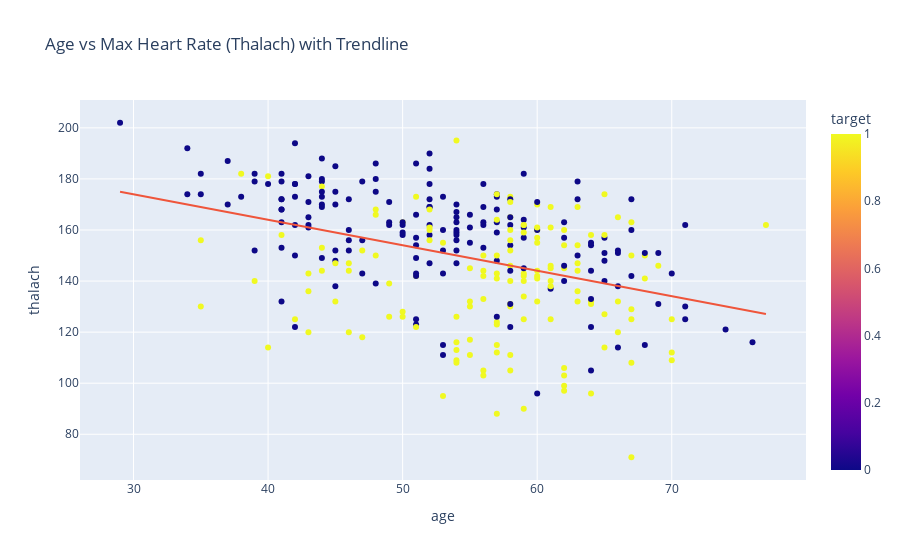

This figure's notebook cell:
### Markdown cell above
pairplot substitute :  relationship between age and max heart rate

### Code cell
%pip install statsmodels

import plotly.express as px

fig = px.scatter(
    df,
    x="age",
    y="thalach",
    color="target",
    trendline="ols",
    color_discrete_sequence=["#f72585", "#3a0ca3"],
    title="Age vs Max Heart Rate (Thalach) with Trendline"
)
fig.update_layout(legend_title_text="Target (0=No, 1=Yes)")
fig

### Figure 1 — Plotly figure (JSON) as saved in the notebook; plotly's stock layout.template omitted (floating-point values rounded to 4 significant figures; data arrays with more than 128 entries replaced by an {"elided": "..."} marker saying what was removed)
{"data": [{"hovertemplate": "age=%{x}<br>thalach=%{y}<br>target=%{marker.color}<extra></extra>", "legendgroup": "", "marker": {"color": {"elided": "303 int values"}, "coloraxis": "coloraxis", "symbol": "circle"}, "mode": "markers", "name": "", "orientation": "v", "showlegend": false, "type": "scatter", "x": {"elided": "303 float values"}, "xaxis": "x", "y": {"elided": "303 float values"}, "yaxis": "y"}, {"hovertemplate": "<b>OLS trendline</b><br>thalach = -0.996642 * age + 203.863<br>R<sup>2</sup>=0.155083<br><br>age=%{x}<br>thalach=%{y} <b>(trend)</b><extra></extra>", "legendgroup": "", "marker": {"symbol": "circle"}, "mode": "lines", "name": "", "showlegend": false, "type": "scatter", "x": {"elided": "303 float values"}, "xaxis": "x", "y": {"elided": "303 float values"}, "yaxis": "y"}], "layout": {"coloraxis": {"colorbar": {"title": {"text": "target"}}, "colorscale": [[0, "#0d0887"], [0.1111, "#46039f"], [0.2222, "#7201a8"], [0.3333, "#9c179e"], [0.4444, "#bd3786"], [0.5556, "#d8576b"], [0.6667, "#ed7953"], [0.7778, "#fb9f3a"], [0.8889, "#fdca26"], [1, "#f0f921"]]}, "legend": {"title": {"text": "Target (0=No, 1=Yes)"}, "tracegroupgap": 0}, "title": {"text": "Age vs Max Heart Rate (Thalach) with Trendline"}, "xaxis": {"anchor": "y", "domain": [0, 1], "title": {"text": "age"}}, "yaxis": {"anchor": "x", "domain": [0, 1], "title": {"text": "thalach"}}}}
